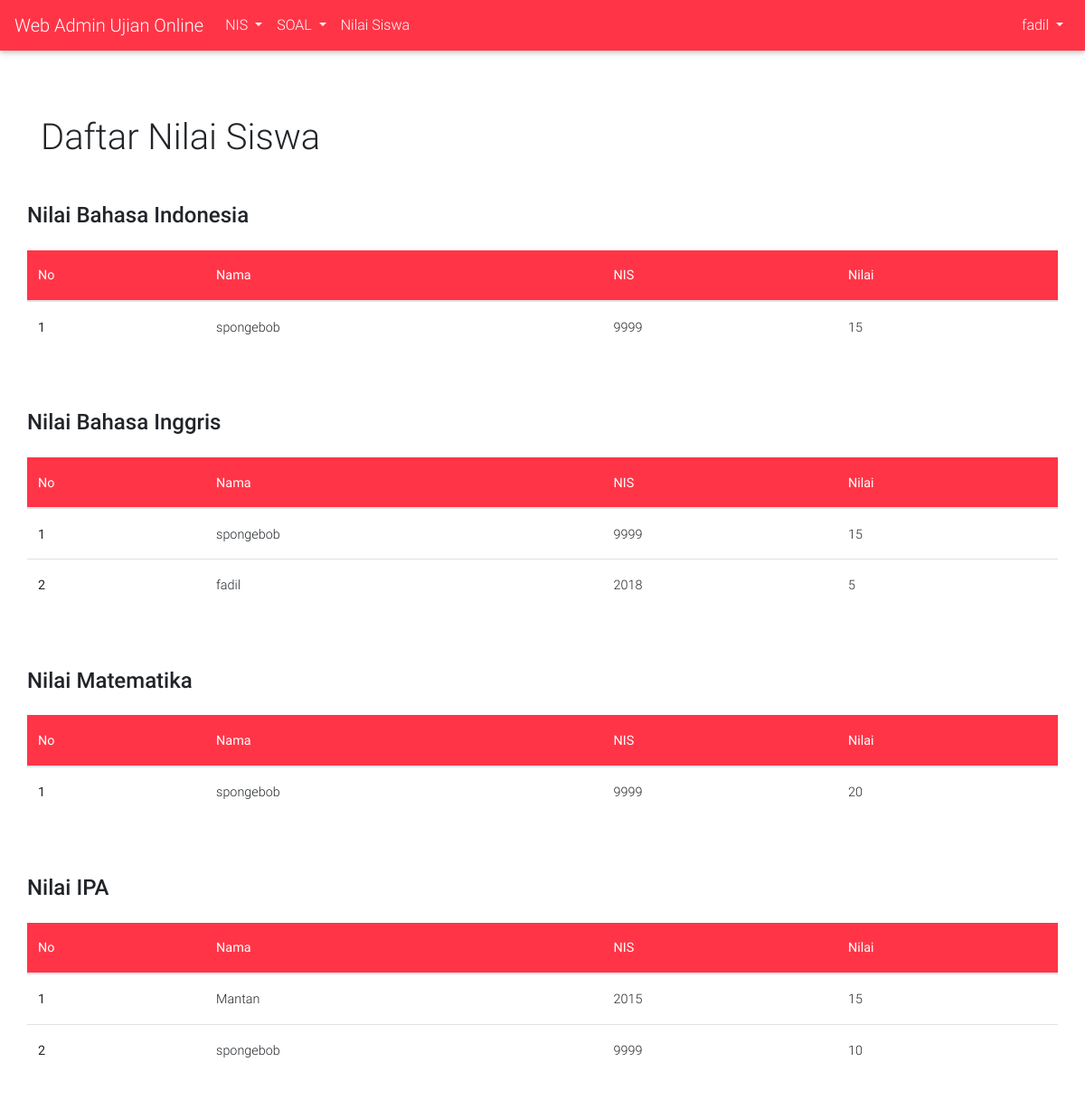
The app's page /?page=nilai (signed in) with its own data.
### tables this page shows
CREATE TABLE `tb_nilai` (
  `id_nilai` int NOT NULL AUTO_INCREMENT,
  `id_user` int NOT NULL,
  `id_matpel` int NOT NULL,
  `nilai` int NOT NULL,
  PRIMARY KEY (`id_nilai`)
);

CREATE TABLE `tb_user` (
  `id_user` int NOT NULL AUTO_INCREMENT,
  `username` varchar(25) NOT NULL,
  `nis` varchar(50) NOT NULL,
  `password` varchar(255) NOT NULL,
  `token` text NOT NULL,
  PRIMARY KEY (`id_user`)
);

### aksi/get-nilai.php (called while the page is built, shortened)
<?php
$database = new Database();
$conn = $database->dbConnection();
$query = "SELECT u.username AS username, u.nis AS nis, n.nilai
         FROM tb_nilai n LEFT JOIN tb_user u ON n.id_user = u.id_user
         WHERE n.id_matpel = 1 ";
$statement = $conn->prepare($query);
$statement->execute();
$query_ing = "SELECT u.username AS username, u.nis AS nis, n.nilai
         FROM tb_nilai n LEFT JOIN tb_user u ON n.id_user = u.id_user
         WHERE n.id_matpel = 2 ";
$statement_bing = $conn->prepare($query_ing);
$statement_bing->execute();
$query_ing = "SELECT u.username AS username, u.nis AS nis, n.nilai
         FROM tb_nilai n LEFT JOIN tb_user u ON n.id_user = u.id_user
         WHERE n.id_matpel = 3 ";
$statement_mm = $conn->prepare($query_ing);
$statement_mm->execute();
$query_ing = "SELECT u.username AS username, u.nis AS nis, n.nilai
         FROM tb_nilai n LEFT JOIN tb_user u ON n.id_user = u.id_user
         WHERE n.id_matpel = 4 ";
$statement_ipa = $conn->prepare($query_ing);
$statement_ipa->execute();
?>

### page/nilai-siswa.php (the view)
<?php
  include_once 'aksi/get-nilai.php';
?>
<div class="container">
    <div class="row justify-content-center">
        <div class="col-md-12">
            <h1 class="mb-5">Daftar Nilai Siswa</h1>
           <div class="row">
            <p class="h4 mb-4">Nilai Bahasa Indonesia</p>
            <table class="table">
                <thead class="bg-danger white-text">
                  <tr>
                    <th scope="col">No</th>
                    <th scope="col">Nama</th>
                    <th scope="col">NIS</th>
                    <th scope="col">Nilai</th>
                  </tr>
                </thead>
                <tbody>
                <tr>
<?php
$no = 0;
while ($row = $statement->fetch(PDO::FETCH_ASSOC)) {
?>
                <th scope="row"><?php $no++; echo $no ?></th>
                    <td> <?php echo $row['username']?> </td>
                    <td> <?php echo $row['nis']?> </td>
                    <td> <?php echo $row['nilai']?> </td>
                </tr>
<?php } ?>
                </tbody>
              </table>
            </div>
           <div class="row">
            <p class="h4 mb-4 mt-5">Nilai Bahasa Inggris</p>
            <table class="table">
                <thead class="bg-danger white-text">
                  <tr>
                    <th scope="col">No</th>
                    <th scope="col">Nama</th>
                    <th scope="col">NIS</th>
                    <th scope="col">Nilai</th>
                  </tr>
                </thead>
                <tbody>
                <tr>
<?php
$no = 0;
while ($row_ing=$statement_bing->fetch(PDO::FETCH_ASSOC)) {
?>
                <th scope="row"> <?php $no++; echo $no ?> </th>
                    <td> <?php echo $row_ing['username'] ?> </td>
                    <td> <?php echo $row_ing['nis'] ?> </td>
                    <td> <?php echo $row_ing['nilai'] ?> </td>
                </tr>
<?php } ?>
                </tbody>
              </table>
            </div>
           <div class="row">
            <p class="h4 mb-4 mt-5">Nilai Matematika</p>
            <table class="table">
                <thead class="bg-danger white-text">
                  <tr>
                    <th scope="col">No</th>
                    <th scope="col">Nama</th>
                    <th scope="col">NIS</th>
                    <th scope="col">Nilai</th>
                  </tr>
                </thead>
                <tbody>
                <tr>
<?php
$no = 0;
while ($row_mm = $statement_mm->fetch(PDO::FETCH_ASSOC)) {
?>
                <th scope="row"> <?php $no++; echo $no ?> </th>
                    <td> <?php echo $row_mm['username']?> </td>
                    <td> <?php echo $row_mm['nis']?> </td>
                    <td> <?php echo $row_mm['nilai']?> </td>
<?php } ?>
                </tr>
                </tbody>
              </table>
            </div>
            <div class="row">
            <p class="h4 mb-4 mt-5">Nilai IPA</p>
            <table class="table">
                <thead class="bg-danger white-text">
                  <tr>
                    <th scope="col">No</th>
                    <th scope="col">Nama</th>
                    <th scope="col">NIS</th>
                    <th scope="col">Nilai</th>
                  </tr>
                </thead>
                <tbody>
                <tr>
<?php
$no = 0;
while ($row_ipa = $statement_ipa->fetch(PDO::FETCH_ASSOC)) {
?>
                <th scope="row"> <?php $no++; echo $no; ?> </th>
                    <td> <?php echo $row_ipa['username'] ?> </td>
                    <td> <?php echo $row_ipa['nis'] ?> </td>
                    <td> <?php echo $row_ipa['nilai'] ?> </td>
                </tr>
<?php } ?>
                </tbody>
              </table>
            </div>
        </div>
    </div>
</div>

### records on screen
tb_nilai: id_user.username "spongebob", id_user.nis "9999", nilai "15"
tb_nilai: id_user.username "spongebob", id_user.nis "9999", nilai "15"
tb_nilai: id_user.username "fadil", id_user.nis "2018", nilai "5"
tb_nilai: id_user.username "spongebob", id_user.nis "9999", nilai "20"
tb_nilai: id_user.username "Mantan", id_user.nis "2015", nilai "15"
tb_nilai: id_user.username "spongebob", id_user.nis "9999", nilai "10"

### other values on screen
$_SESSION['nama'] "fadil"
